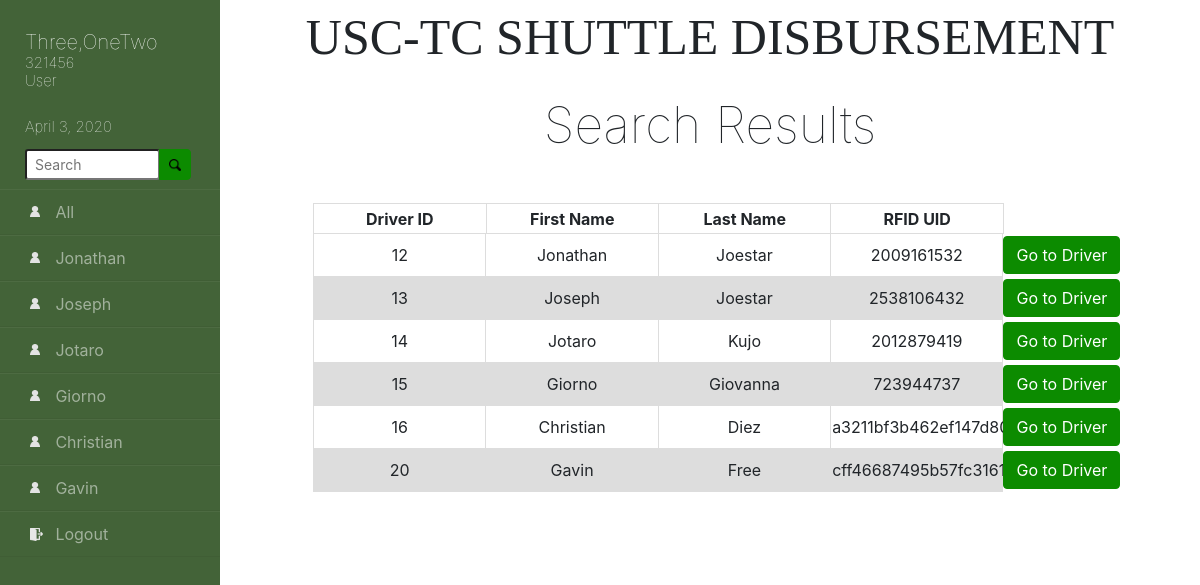
Page /searchpage.php (signed in) on the committed database.
### tables this page shows
CREATE TABLE `Driver_Accounts` (
  `Driver_ID` varchar(255) NOT NULL,
  `Fname` varchar(255) NOT NULL,
  `Lname` varchar(255) NOT NULL,
  `RFID_UID` varchar(255) NOT NULL
);

### searchpage.php (the view, shortened to what this page needs)
<!doctype html>
<html lang="en">
<head>
    <link rel="stylesheet" href="css/bootstrap.min.css">
    <link rel="stylesheet" href="css/remove.css">
    <link rel="stylesheet" href="css/sidebar.css">
</head>
<body>
<div class="wrapper">
    <div class="sidebar">
        <?php
            echo "<h1>";
            echo $_SESSION['S_lastname'].",".$_SESSION['S_firstname'];
            echo "</h1>";
            echo "<h2>";
            echo $_SESSION['S_IDNum']  ."<br>";
            echo $_SESSION['S_UserType'];
            echo "</h2>";
            echo "<h3>";
            echo date("F j, Y");
            echo "</h3>";
        ?>
        <div class="search">
            <form action="searchpage.php">
            <div class="input-group mb-3">
                <input type="text" class="form-control-sm" placeholder="Search" name="searchthis">
                <div class="input-group-append">
                    <button class="btn btn-success" type="submit"><div class="scicon"></div></button>
                </div>
            </div>
            </form>
        </div>
        <ul>
            <li class="driver"><a href="dashboard.php?searchdate=<?php echo date('Y-m-j');?>">All</a></li>
            <?php
                require 'SQL.php';
                $sql = "SELECT * FROM Driver_Accounts ORDER BY `Driver_ID` ASC";
                $result = $conn->query($sql);
                if ($result->num_rows > 0) {
                    while($row = $result->fetch_assoc()) {
                        echo '<li class="driver"><a href="driver.php?driver='.$row["Fname"].'&id='.$row["Driver_ID"].'">' .$row["Fname"]. '</a></li>';
                    }
                }
                else {
                    echo "<h2>No Driver</h2>";
                }
                echo '<li class="logout"><a href="logout.php">Logout</a></li>';
            ?>
        </ul>
    </div>
    <div class="main">
        <div class="title">USC-TC SHUTTLE DISBURSEMENT</div>
        <div class='outeroutertable'>
            <div class='toparea'>
                <div class="headerform">
                    <h1>Search Results</h1>
                </div>
            </div>
        <?php
            $raw = $_GET['searchthis'];
            $search = explode(" ", $raw);
            $sql = "SELECT * FROM Driver_Accounts WHERE (`Driver_ID` LIKE '%".$search[0]."%' or '%".$search[1]."%') or (`Fname` LIKE '%".$search[0]."%' or '%".$search[1]."%') or (`Lname` LIKE '%".$search[0]."%' or '%".$search[1]."%') or (`RFID_UID` LIKE '%".$search[0]."%' or '%".$search[1]."%')
            ORDER BY Driver_ID ASC";
            $result = $conn->query($sql);
            if ($result->num_rows > 0) {
                echo "<div class='fakeoutertable'><table>
                        <tr>
                            <th>Driver ID</th>
                            <th>First Name</th>
                            <th>Last Name</th>
                            <th>RFID UID</th>
                            <th></th>
                    </tr>
                    </table></div>
                    <div class='outertable'>
                    <table>";
                while($row = $result->fetch_assoc()) {
                    echo "<tr><td>" .$row["Driver_ID"] ."</td>";
                    echo "<td>" .$row["Fname"] ."</td>";
                    echo "<td>" .$row["Lname"] ."</td>";
                    echo "<td>" .$row["RFID_UID"] ."</td>";
                    echo '<td><form action="driver.php">
                                    <input type="hidden" name="driver" value="'.$row['Fname'].'">
                                    <input type="hidden" name="id" value="'.$row['Driver_ID'].'">
                                    <input type="submit" class="btn btn-success" value="Go to Driver"></input>
                                </form>
                            </td></tr>';
                }
                echo "</table></div>";
            }
            else {
                echo "<div class='NoRecord'>No record found</div>";
            }
        ?>
        </div>
    </div>
</div>
</body>
</html>

### css/remove.css (style rules this page uses)
table { table-layout: fixed; width: 200px; }
td, th { width: 15%; }
td:last-child, th:last-child { width: 30px; }
body { overflow-x: auto; white-space:nowrap; }
.wrapper { width: 100%; display: flex; position: absolute; }
.wrapper .main { width: 100%; height: 100vh; margin-left: 220px; }
.wrapper .outeroutertable { width: 100%; height: 80%; }
.wrapper .outertable { margin: 0 auto; width: 90%; height: 90%; overflow: auto; overflow-y: overlay; }
.wrapper .fakeoutertable { padding-right: 0px; margin: 0 auto; width: 90%; height: 30px; }
.wrapper .fakeoutertable th:last-child { padding-left: 91px; }
.wrapper table { margin: 0 auto; width: 90%; }
.wrapper td, th { border: 1px solid #dddddd; text-align: center; padding-top: 2.5px; padding-bottom: 2.5px; }
.wrapper th:last-child, td:last-child { border: none; width: 9%; padding-left: 0px; background-color: white ; }
.wrapper tr:nth-child(even) { background-color: #dddddd; }
.wrapper .main .title { white-space: pre-wrap; white-space: -moz-pre-wrap; white-space: -pre-wrap; white-space: -o-pre-wrap; word-wrap: break-word; text-align: center; font-family: 'Times New Roman', Times, serif; font-size: 50px; }
.wrapper .main .outeroutertable .toparea { margin: 0 auto; width: 81%; text-align: center; padding-top: 20px; padding-bottom: 0px; }
.main .outeroutertable .toparea .headerform { text-align: center; padding-bottom: 40px; }
.main .outeroutertable .toparea .headerform h1 { font-weight: lighter; font-size: 50px; }

### css/sidebar.css (style rules this page uses)
.btn-success, .btn-success:hover, .btn-success:active, .btn-success:visited { background-color: rgb(12, 139, 0); !important; border-color: rgb(12, 139, 0); }
.wrapper .sidebar { position: fixed; width: 220px; height: 100%; background-color: rgb(67, 99, 56); padding-top: 20px; z-index: 2; overflow: auto; overflow-y: overlay; }
.wrapper .sidebar h1 { padding-left: 25px; text-align: left; font-weight: 100; margin-bottom: 0px; margin-top: 10px; font-size: 20px; color: white; }
.wrapper .sidebar h2 { padding-left: 25px; text-align: left; font-weight: lighter; font-size: 15px; color: white; }
.wrapper .sidebar h3 { padding-left: 25px; padding-top: 20px; padding-bottom: 5px; text-align: left; font-weight: lighter; font-size: 15px; color: white; }
.wrapper .sidebar .search { width: 220px; height: 33px; padding-left: 25px; padding-right: 0px; padding-bottom: 40px; }
.wrapper .sidebar input { width: 135px }
.wrapper .sidebar .search .scicon { background-image: url(../images/scicon.png); background-size: 12px; background-repeat: no-repeat; background-position:center center; float:right; margin-left: -7px; margin-right: -7px; width:20px; height:15px; }
.wrapper .sidebar ul li { text-align: left; list-style: none; padding-top: 10px; padding-bottom: 10px; padding-left: 55px; margin-left: -22%; border-bottom: 1px solid rgba(0,0,0,0.05); border-top: 1px solid rgba(255,255,255,0.05); }
.wrapper .sidebar ul li.driver { background-image: url(../images/drivericon.png); background-position: 30px 16px; background-size: 10px; background-repeat: no-repeat; }
.wrapper .sidebar ul li.logout { background-image: url(../images/logouticon.png); background-position: 30px 16px; background-size: 13px; background-repeat: no-repeat; }
.wrapper .sidebar ul li a { display: block; height: 44px; margin-top: -10px; margin-bottom: -10px; padding-top: 10px; color: rgba(255, 255, 255, 0.5); }

### rows in the picture
driver_accounts: Fname "Jonathan", Driver_ID "12", Lname "Joestar", RFID_UID "2009161532"
driver_accounts: Fname "Joseph", Driver_ID "13", Lname "Joestar", RFID_UID "2538106432"
driver_accounts: Fname "Jotaro", Driver_ID "14", Lname "Kujo", RFID_UID "2012879419"
driver_accounts: Fname "Giorno", Driver_ID "15", Lname "Giovanna", RFID_UID "723944737"
driver_accounts: Fname "Christian", Driver_ID "16", Lname "Diez", RFID_UID "a3211bf3b462ef147d80ae01a574b14b"
driver_accounts: Fname "Gavin", Driver_ID "20", Lname "Free", RFID_UID "cff46687495b57fc31611ffd45777595"

### other values in the picture
$_SESSION['S_lastname'] "Three"
$_SESSION['S_firstname'] "OneTwo"
$_SESSION['S_IDNum'] "321456"
$_SESSION['S_UserType'] "User"
